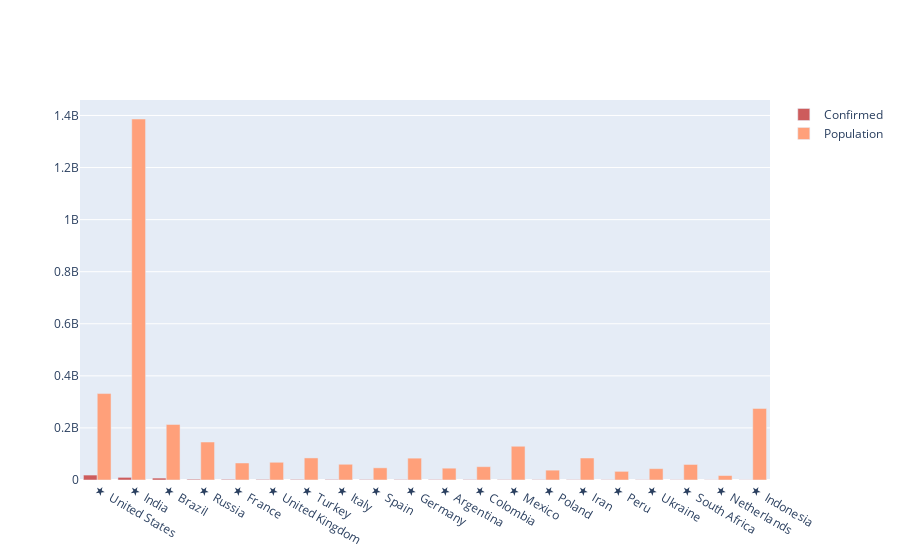

This figure's notebook cell:
### Code cell
# позволяет визуализировать подтвержденный случай по отношению к общей численности населения

import plotly.graph_objects as go


# для сгруппированной гистограммы с использованием подтвержденных случаев по стране и населения по стране.
fig = go.Figure(data = [
go.Bar(
    x = world_df['Name'],
    y = world_df["Confirmed"].head(20),
    name = "Confirmed",
    marker_color = "indianred"
),
go.Bar(
    x = world_df['Name'],
    y = world_df['Population'].head(20),
    name = 'Population',
    marker_color = "lightsalmon"
)
])

fig.update_layout(barmode='group')
fig.show()

### Figure 1 — Plotly figure (JSON) as saved in the notebook; plotly's stock layout.template omitted (floating-point values rounded to 4 significant figures; data arrays with more than 128 entries replaced by an {"elided": "..."} marker saying what was removed)
{"data": [{"marker": {"color": "indianred"}, "name": "Confirmed", "type": "bar", "x": {"elided": "218 str values"}, "y": [18964993, 10145006, 7374775, 2963688, 2505875, 2188587, 2100712, 2009317, 1854951, 1607338, 1563865, 1544826, 1350079, 1239998, 1183182, 1002263, 1001132, 954258, 732570, 692838]}, {"marker": {"color": "lightsalmon"}, "name": "Population", "type": "bar", "x": {"elided": "218 str values"}, "y": ["331933904", "1386493599", "213283650", "145964608", "65343001", "68057185", "84772801", "60418936", "46763503", "83912739", "45394236", "51142113", "129580298", "37826620", "84505903", "33190799", "43606599", "59665532", "17153113", "274906153"]}], "layout": {"barmode": "group"}}
